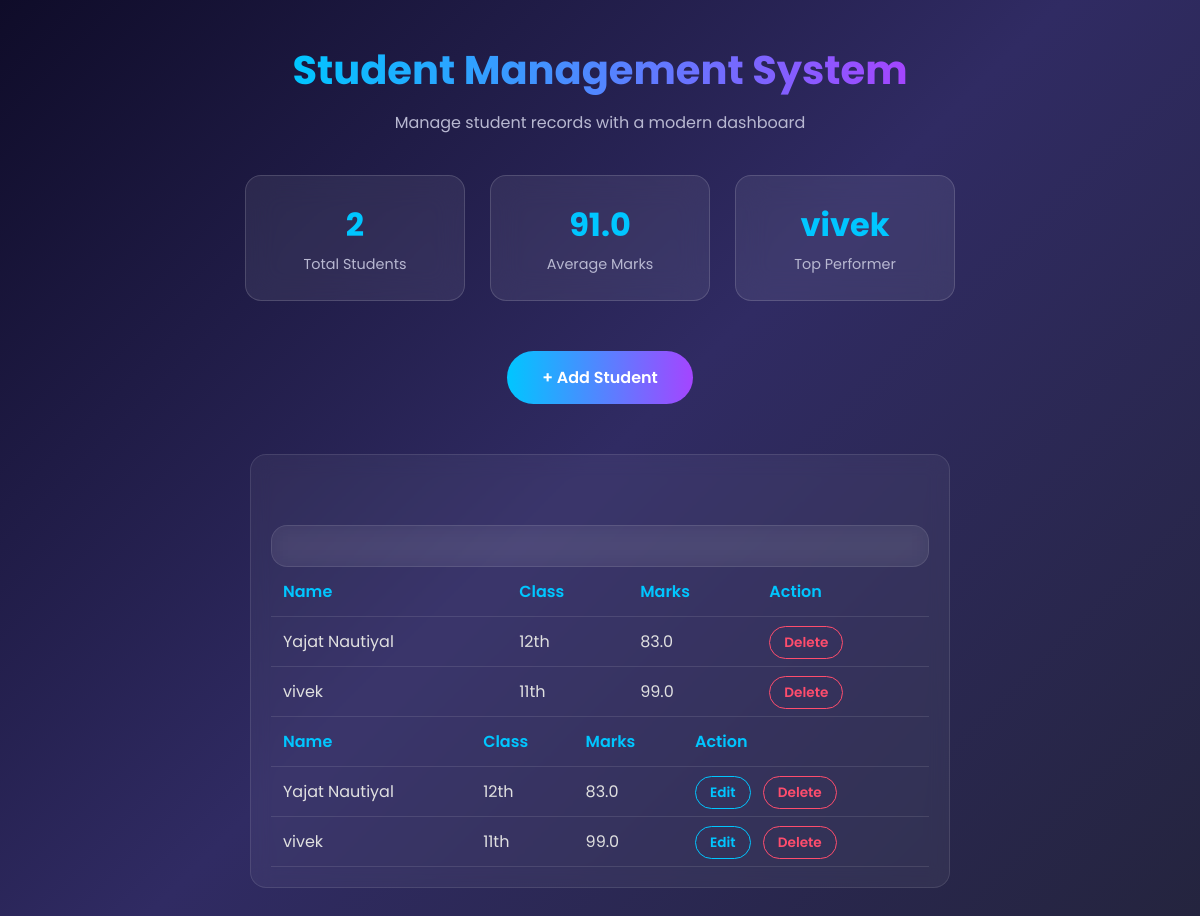
Before: / with the older database file.
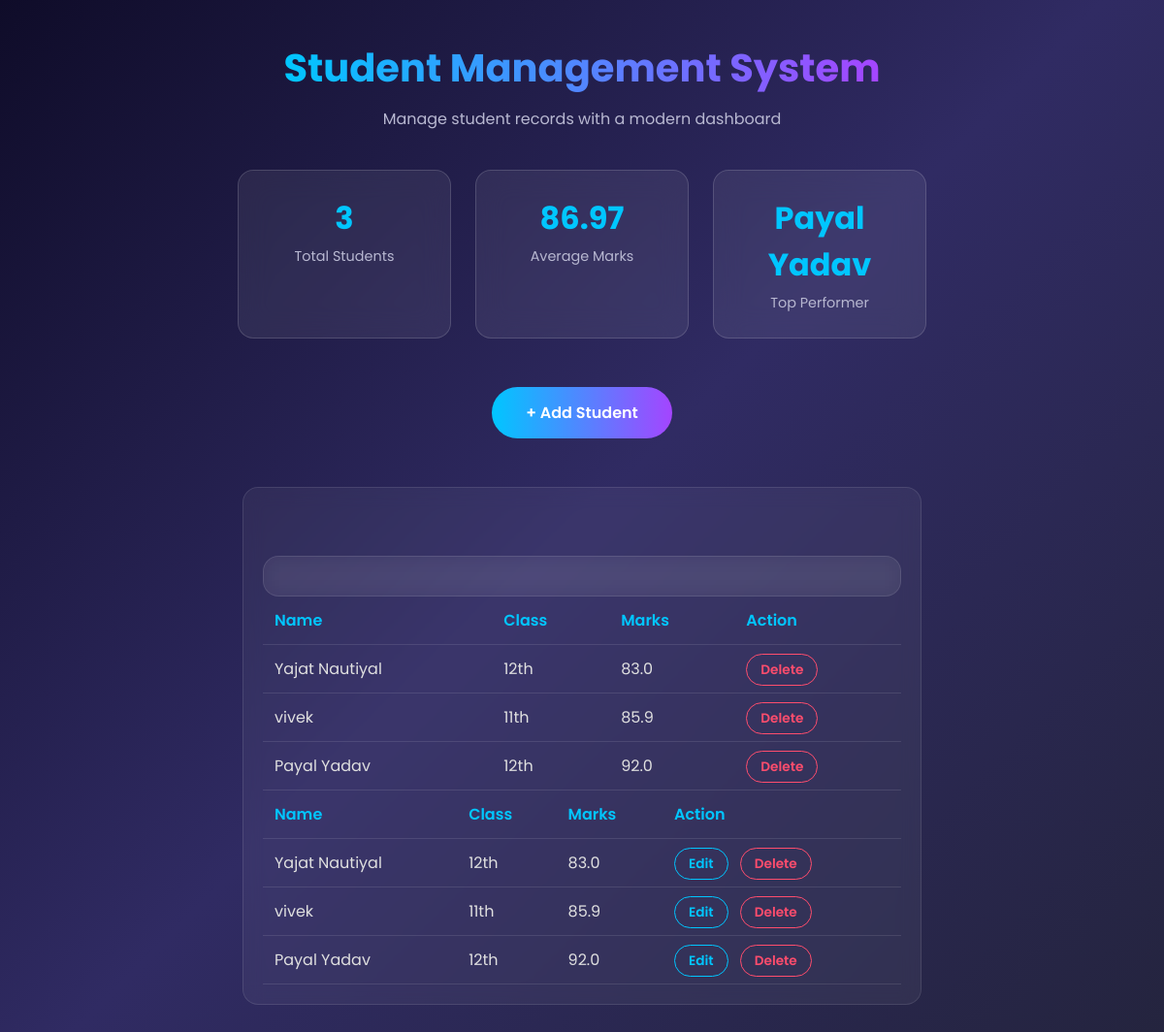
After: the same page with the newer database file.
### tables this page shows
CREATE TABLE students (
            id INTEGER PRIMARY KEY AUTOINCREMENT,
            name TEXT NOT NULL,
            class TEXT NOT NULL,
            marks REAL NOT NULL
        );

### app.py (the view)
@app.route('/')
def home():
    conn = sqlite3.connect('students.db')
    cursor = conn.cursor()
    cursor.execute('SELECT * FROM students')
    students = cursor.fetchall()
    conn.close()
    total_students = len(students)
    if total_students > 0:
        total_marks = sum(student[3] for student in students)
        average_marks = round(total_marks / total_students, 2)
        top_performer = max(students, key=lambda s: s[3])[1]
    else:
        average_marks = 0
        top_performer = "N/A"
    return render_template('index.html',
                            students=students,
                            total_students=total_students,
                            average_marks=average_marks,
                            top_performer=top_performer)

### templates/index.html (shortened to what this page needs)
<!DOCTYPE html>
<html lang="en">
<head>
</head>
<body>
    <h1>Student Management System</h1>
    <p class="subtitle">Manage student records with a modern dashboard</p>
    <div class="cards-container">
        <div class="card">
            <h2>{{ total_students }}</h2>
            <p>Total Students</p>
        </div>
        <div class="card">
            <h2>{{ average_marks }}</h2>
            <p>Average Marks</p>
        </div>
        <div class="card">
            <h2>{{ top_performer }}</h2>
            <p>Top Performer</p>
        </div>
    </div>
    <a href="/add-student" class="btn">+ Add Student</a>
    <div class="table-container">
        <table>
            <tr>
                <th>Name</th>
                <th>Class</th>
                <th>Marks</th>
                <th>Action</th>
            </tr>
            {% for student in students %}
            <tr>
                <td>{{ student[1] }}</td>
                <td>{{ student[2] }}</td>
                <td>{{ student[3] }}</td>
                <td><a href="/delete/{{ student[0] }}" class="delete-btn">Delete</a></td>
            </tr>
            {% endfor %}
            <div class="table-container">
        <table>
            <tr>
                <th>Name</th>
                <th>Class</th>
                <th>Marks</th>
                <th>Action</th>
            </tr>
            {% for student in students %}
            <tr>
                <td>{{ student[1] }}</td>
                <td>{{ student[2] }}</td>
                <td>{{ student[3] }}</td>
                <td>
                    <a href="/edit/{{ student[0] }}" class="edit-btn">Edit</a>
                    <a href="/delete/{{ student[0] }}" class="delete-btn">Delete</a>
                </td>
            </tr>
            {% endfor %}
        </table>
    </div>
        </table>
    </div>
</body>
</html>

### templates/index.html (style rules this page uses)
* { margin: 0; padding: 0; box-sizing: border-box; font-family: 'Poppins', sans-serif; }
body { min-height: 100vh; background: linear-gradient(135deg, #0f0c29, #302b63, #24243e); display: flex; flex-direction: column; align-items: center; padding: 40px 20px; color: #ffffff; }
h1 { font-size: 2.5rem; font-weight: 700; margin-bottom: 10px; background: linear-gradient(90deg, #00c6ff, #a445ff); background-clip: text; -webkit-background-clip: text; -webkit-text-fill-color: transparent; }
p.subtitle { color: #b8b8d1; margin-bottom: 40px; }
.cards-container { display: flex; gap: 25px; flex-wrap: wrap; justify-content: center; width: 100%; max-width: 1000px; }
.card { background: rgba(255, 255, 255, 0.07); backdrop-filter: blur(15px); border: 1px solid rgba(255, 255, 255, 0.15); border-radius: 16px; padding: 25px; width: 220px; text-align: center; transition: transform 0.3s ease, box-shadow 0.3s ease; }
.card h2 { font-size: 2rem; color: #00c6ff; margin-bottom: 5px; }
.card p { color: #b8b8d1; font-size: 0.9rem; }
.btn { margin-top: 50px; padding: 14px 35px; border: none; border-radius: 30px; background: linear-gradient(90deg, #00c6ff, #a445ff); color: white; font-size: 1rem; font-weight: 600; cursor: pointer; text-decoration: none; transition: opacity 0.3s ease; }
.table-container { margin-top: 50px; width: 100%; max-width: 700px; background: rgba(255, 255, 255, 0.05); backdrop-filter: blur(10px); border-radius: 16px; padding: 20px; border: 1px solid rgba(255, 255, 255, 0.1); }
table { width: 100%; border-collapse: collapse; }
th, td { padding: 12px; text-align: left; border-bottom: 1px solid rgba(255, 255, 255, 0.1); }
th { color: #00c6ff; font-weight: 600; }
td { color: #e0e0e0; }
.delete-btn { color: #ff4d6d; text-decoration: none; font-weight: 600; padding: 6px 14px; border: 1px solid #ff4d6d; border-radius: 20px; font-size: 0.85rem; transition: all 0.3s ease; }
.edit-btn { color: #00c6ff; text-decoration: none; font-weight: 600; padding: 6px 14px; border: 1px solid #00c6ff; border-radius: 20px; font-size: 0.85rem; transition: all 0.3s ease; margin-right: 8px; }

Changed rows visible on the page:
added students: name "Payal Yadav", class "12th", marks "92.0"
changed students "vivek": marks "99.0" → "85.9"
Other visible differences:
{{ total_students }}: "2" → "3"
{{ average_marks }}: "91.0" → "86.97"
{{ top_performer }}: "vivek" → "Payal Yadav"
